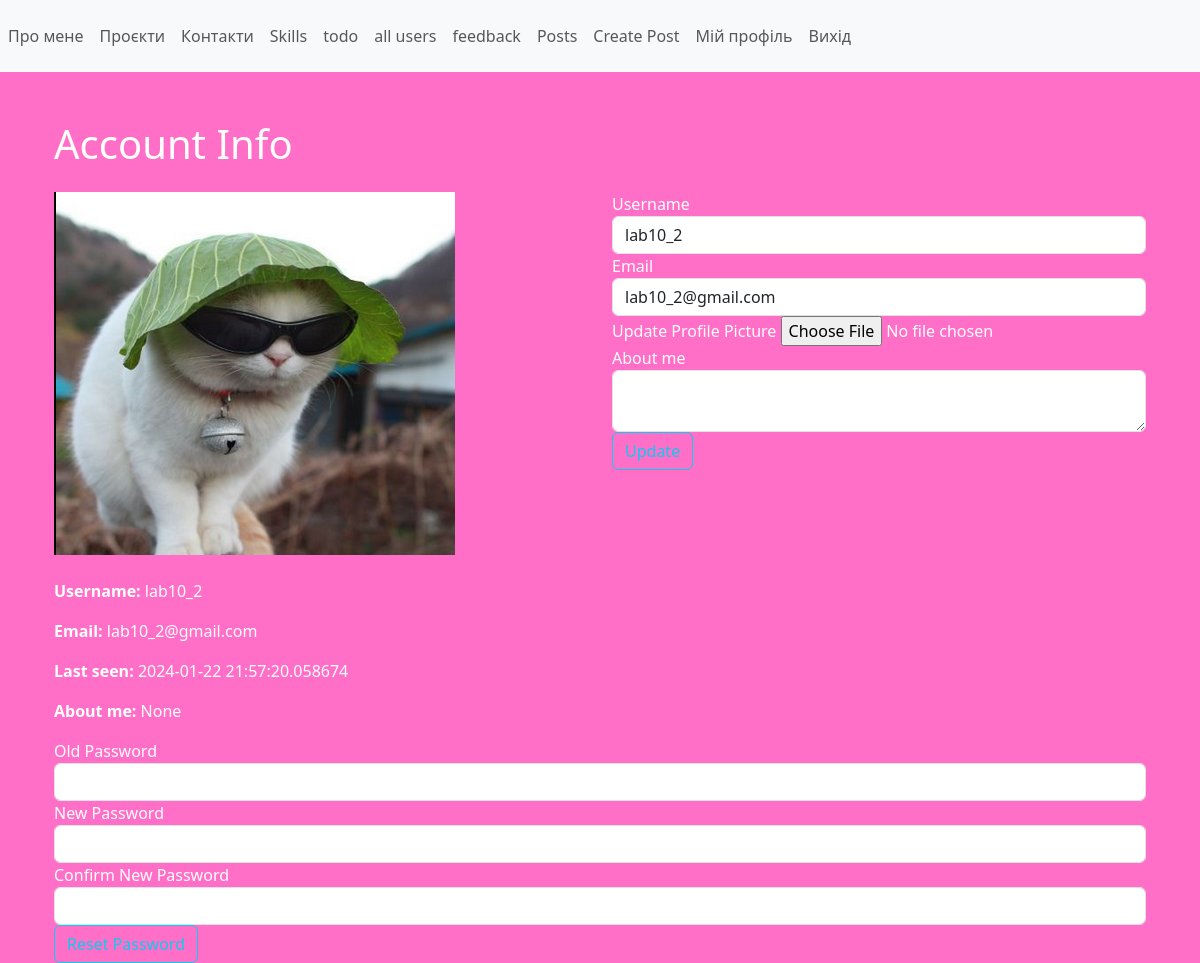
/account (signed in), run on the app's committed database.
### app/models.py (models this page shows, shortened)
class User(UserMixin, db.Model):
    id = db.Column(db.Integer, primary_key=True)
    username = db.Column(db.String(50), unique=True, nullable=False)
    email = db.Column(db.String(120), unique=True, nullable=False)
    password_hash = db.Column(db.String(128), nullable=False)
    image_file = db.Column(db.String(20), server_default='default.jpg', nullable=False)
    about_me = db.Column(db.String(140))
    last_seen = db.Column(db.DateTime, default=datetime.utcnow)

### app/accounting/views.py (the view, shortened to what this page needs)
@accounting_bp.route("/account", methods=['GET', 'POST'])
@login_required
def account():
    form = UpdateAccountForm()
    reset_form = ResetPasswordForm()
    if form.validate_on_submit():
        if form.picture.data:
            picture_file = save_picture(form.picture.data)
            current_user.image_file = picture_file
        current_user.username = form.username.data
        current_user.email = form.email.data
        current_user.about_me = form.about_me.data
        db.session.commit()
        flash('Your account has been updated!', 'success')
        return redirect(url_for('accounting.account'))
    elif request.method == 'GET':
        form.about_me.data = current_user.about_me
        form.username.data = current_user.username
        form.email.data = current_user.email
    image_file = url_for('static', filename='profile_pics/' + current_user.image_file)
    return render_template('account.html', title='Account', image_file=image_file, form=form, reset_form=reset_form,
                           navigation=navigation)

### app/accounting/forms.py (shortened to what this page needs)
class UpdateAccountForm(FlaskForm):
    username = StringField('Username', validators=[DataRequired(), Length(min=2, max=20)])
    email = StringField('Email', validators=[DataRequired(), Email()])
    picture = FileField('Update Profile Picture', validators=[FileAllowed(['jpg', 'png'])])
    about_me = TextAreaField('About me', validators=[Length(max=200)])
    submit = SubmitField('Update')

class ResetPasswordForm(FlaskForm):
    old_password = PasswordField('Old Password', validators=[DataRequired()])
    password = PasswordField('New Password', validators=[DataRequired()])
    password2 = PasswordField('Confirm New Password', validators=[DataRequired(), EqualTo('password')])
    submit = SubmitField('Reset Password')

### app/accounting/views.py (called while the page is built)
@accounting_bp.after_request
def after_request(response):
    if current_user.is_authenticated:
        current_user.last_seen = datetime.now()
        try:
            db.session.commit()
        except:
            flash('Error while updating user last seen!', 'danger')
    return response

### app/models.py (called while the page is built)
@login_manager.user_loader
def load_user(user_id):
    return User.query.get(int(user_id))

### app/accounting/templates/account.html (shortened to what this page needs)
{% extends "base.html" %}
{% block content %}
<div class="container mt-5">
    <h1 class="mb-4">Account Info</h1>
    <div class="row">
        <div class="col-md-6">
            <img src="{{ url_for('static', filename='profile_pics/' + current_user.image_file) }}"
                 class="img-fluid mb-4" alt="Profile Picture">
            <p><strong>Username:</strong> {{ current_user.username }}</p>
            <p><strong>Email:</strong> {{ current_user.email }}</p>
            <p><strong>Last seen:</strong> {{ current_user.last_seen }}</p>
            <p><strong>About me:</strong> {{ current_user.about_me }}</p>
        </div>
        <div class="col-md-6">
            <form method="POST" action="" enctype="multipart/form-data">
                <div class="form-group">
                    {{ form.username.label(class="form-control-label") }}
                    {{ form.username(class="form-control") }}
                </div>
                <div class="form-group">
                    {{ form.email.label(class="form-control-label") }}
                    {{ form.email(class="form-control") }}
                </div>
                <div class="form-group">
                    {{ form.picture.label() }}
                    {{ form.picture(class="form-control-file") }}
                </div>
                <div class="form-group">
                    {{ form.about_me.label(class="form-control-label") }}
                    {{ form.about_me(class="form-control") }}
                </div>
                <div class="form-group">
                    {{ form.submit(class="btn btn-outline-info") }}
                </div>
            </form>
        </div>
        <form method="POST" action="" enctype="multipart/form-data">
            <div class="form-group">
                {{ reset_form.old_password.label(class="form-control-label") }}
                {{ reset_form.old_password(class="form-control") }}
            </div>
            <div class="form-group">
                {{ reset_form.password.label(class="form-control-label") }}
                {{ reset_form.password(class="form-control") }}
            </div>
            <div class="form-group">
                {{ reset_form.password2.label(class="form-control-label") }}
                {{ reset_form.password2(class="form-control") }}
            </div>
            <div class="form-group">
                {{ reset_form.submit(class="btn btn-outline-info") }}
            </div>
        </form>
    </div>
</div>
{% endblock content %}

### app/static/css/styles.css (style rules this page uses)
body { background-color: #ff6ec7; color: #fff; }
h1, h2, h3, h4, h5, h6 { animation: pulse 2s infinite; }
img { transition: transform 0.3s ease-in-out; }

### data on the page
User: image_file (placeholder picture), username "lab10_2", email "lab10_2@gmail.com", last_seen "2024-01-22 21:57:20.058674", about_me "None"

### other printed values
{{ page }} "Про мене" "Проєкти" "Контакти" "Skills" "todo" "all users" "feedback" "Posts" "Create Post"
{{ reset_form.old_password.label(class="form-control-label") }} "Old Password"
{{ reset_form.password.label(class="form-control-label") }} "New Password"
{{ reset_form.password2.label(class="form-control-label") }} "Confirm New Password"
